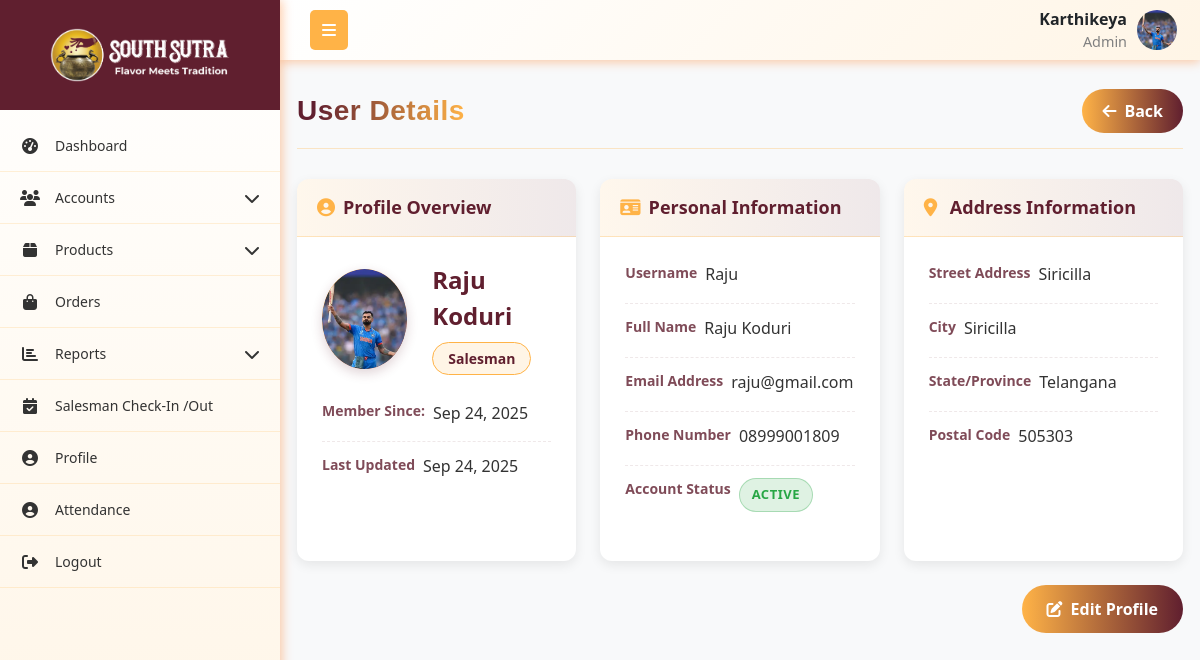
Page /view/user/5/ (signed in) on the committed database.
### App1/models.py (models this page shows, shortened)
class User(models.Model):
    role = models.ForeignKey(Role,on_delete=models.SET_NULL, null=True, related_name="role")
    username = models.CharField(max_length=255, unique=True)
    password = models.CharField(max_length=255)
    first_name = models.CharField(max_length=255)
    last_name = models.CharField(max_length=255)
    email = models.EmailField(unique=True)
    phone_number = models.CharField(max_length=15, unique=True)
    address = models.TextField()
    city = models.CharField(max_length=255)
    state = models.CharField(max_length=255)
    pincode = models.CharField(max_length=10)
    is_active = models.BooleanField(default=True)
    created_at = models.DateTimeField(auto_now_add=True)
    updated_at = models.DateTimeField(auto_now=True)
    profile_picture = models.ImageField(upload_to='profile_pictures/', null=True, blank=True)

class Role(models.Model):
    name = models.CharField(max_length=255, unique=True)
    created_at = models.DateTimeField(auto_now_add=True)
    updated_at = models.DateTimeField(auto_now=True)
    def __str__(self):
        return f"{self.name}"

### App1/views.py (the view)
# urls.py: path('view/user/<int:user_id>/', view_user, name='view_user'),
def view_user(request, user_id):
    current_user, role_permission = get_logged_in_user(request)
    if not current_user:
        return redirect('login')
    user = get_object_or_404(User, id=user_id)
    context = {
        'user': user,
        'current_user': current_user,
        'role_permission': role_permission
    }
    return render(request, 'accounts/view_user.html', context)

### App1/views.py (called while the page is built)
def get_logged_in_user(request):
    username = request.session.get('current_user')
    if not username:
        return None, None  # always return a tuple
    try:
        user = User.objects.get(username=username)
        try:
            role_permission = RolePermissions.objects.get(role=user.role)
        except RolePermissions.DoesNotExist:
            role_permission = None
        return user, role_permission
    except User.DoesNotExist:
        return None, None

### templates/accounts/view_user.html (shortened to what this page needs)
{% extends 'company_admin/base.html' %}
{% load static %}
{% block content %}
<div class="container-fluid mt-4 mb-5">
    <div class="user-header">
        <h1 class="user-title">User Details</h1>
        <button onclick="window.history.back()" class="close-btn">
            <i class="fas fa-arrow-left"></i> Back
        </button>
    </div>
    <div class="row g-4">
        <div class="col-lg-4 col-md-6 col-sm-12 d-flex">
            <div class="card mb-4 flex-grow-1">
                <div class="card-header"><i class="fas fa-user-circle me-2"></i>Profile Overview</div>
                <div class="card-body">
                    <div class="user-profile-header">
                        <div class="user-avatar">
                            {% if user.profile_picture %}
                                <img src="{{ user.profile_picture.url }}"
                                    alt="{{ user.get_full_name }}"
                                    class="profile-img">
                            {% else %}
                                <span>{{ user.first_name|first|upper }}{{ user.last_name|first|upper }}</span>
                            {% endif %}
                        </div>
                        <div>
                            <div class="user-name">{{ user.first_name }} {{ user.last_name }}</div>
                            <div class="user-role">{{ user.role }}</div>
                        </div>
                    </div>
                    <div class="info-item d-flex align-items-center">
                        <div class="info-label me-2">Member Since:</div>
                        <div class="info-value">{{ user.created_at|date:"M d, Y" }}</div>
                    </div>
                    <div class="info-item">
                        <div class="info-label">Last Updated</div>
                        <div class="info-value">{{ user.updated_at|date:"M d, Y" }}</div>
                    </div>
                </div>
            </div>
        </div>
        <div class="col-lg-4 col-md-6 col-sm-12 d-flex">
            <div class="card mb-4 flex-grow-1">
                <div class="card-header"><i class="fas fa-id-card me-2"></i>Personal Information</div>
                <div class="card-body">
                    <div class="info-item">
                        <div class="info-label">Username</div>
                        <div class="info-value">{{ user.username }}</div>
                    </div>
                    <div class="info-item">
                        <div class="info-label">Full Name</div>
                        <div class="info-value">{{ user.first_name }} {{ user.last_name }}</div>
                    </div>
                    <div class="info-item">
                        <div class="info-label">Email Address</div>
                        <div class="info-value">{{ user.email }}</div>
                    </div>
                    <div class="info-item">
                        <div class="info-label">Phone Number</div>
                        <div class="info-value">{{ user.phone_number|default:"Not provided" }}</div>
                    </div>
                    <div class="info-item">
                        <div class="info-label">Account Status</div>
                        <div class="info-value">
                            <span class="status-badge {% if user.is_active %}active{% else %}inactive{% endif %}">
                                {% if user.is_active %}Active{% else %}Inactive{% endif %}
                            </span>
                        </div>
                    </div>
                </div>
            </div>
        </div>
        <div class="col-lg-4 col-md-6 col-sm-12 d-flex">
            <div class="card mb-4 flex-grow-1">
                <div class="card-header"><i class="fas fa-map-marker-alt me-2"></i> Address Information</div>
                <div class="card-body">
                    <div class="info-item">
                        <div class="info-label">Street Address</div>
                        <div class="info-value">{{ user.address|default:"Not provided" }}</div>
                    </div>
                    <div class="info-item">
                        <div class="info-label">City</div>
                        <div class="info-value">{{ user.city|default:"Not provided" }}</div>
                    </div>
                    <div class="info-item">
                        <div class="info-label">State/Province</div>
                        <div class="info-value">{{ user.state|default:"Not provided" }}</div>
                    </div>
                    <div class="info-item">
                        <div class="info-label">Postal Code</div>
                        <div class="info-value">{{ user.pincode|default:"Not provided" }}</div>
                    </div>
                </div>
            </div>
        </div>
    </div>
    <div class="d-flex justify-content-end mt-4">
        <a href="{% url 'edit_user' user.id %}" class="btn btn-edit text-white">
            <i class="fas fa-edit"></i> Edit Profile
        </a>
    </div>
</div>
{% endblock content %}

### templates/company_admin/base.html (shortened to what this page needs)
{% load static %}
<!DOCTYPE html>
<html lang="en">
<head>
    <link href="https://cdnjs.cloudflare.com/ajax/libs/bootstrap/5.3.0/css/bootstrap.min.css" rel="stylesheet">
    <link href="https://cdnjs.cloudflare.com/ajax/libs/font-awesome/6.4.0/css/all.min.css" rel="stylesheet">
    <link rel="stylesheet" href="https://cdn.datatables.net/1.13.4/css/dataTables.bootstrap5.min.css">
    <link rel="stylesheet" href="https://cdn.datatables.net/responsive/2.4.1/css/responsive.bootstrap5.min.css">
    <link rel="stylesheet" href="{% static 'css/alert.css' %}">
</head>
<body>
    <nav class="top-navbar">
        <div class="navbar-container">
            <div class="navbar-left">
                <button class="sidebar-toggle" id="sidebarToggle">
                    <i class="fas fa-bars"></i>
                </button>
            </div>
            <div class="navbar-right me-2">
                <div class="navbar-user-info">
                    <span class="username">{{current_user.username}}</span>
                    <span class="role">{{current_user.role.name}}</span>
                </div>
                {% if current_user.profile_picture %}
                    <img src="{{ current_user.profile_picture.url }}"
                        alt="{{ current_user.get_full_name }}"
                        class="navbar-profile-img">
                {% else %}
                     <div class="navbar-profile-fallback">
                        {{ current_user.first_name|first|upper }}{{ current_user.last_name|first|upper }}
                    </div>
                {% endif %}
            </div>
        </div>
    </nav>
    <nav class="sidebar" id="sidebar">
        <div class="sidebar-logo-container">
            <img src="{% static 'images/logo.png' %}" alt="Company Logo"  class="logo">
        </div>
        <ul class="nav flex-column sidebar-nav">
            {% if role_permission.dashboard_v %}
            <li class="nav-item">
                <a class="nav-link" href="{% url 'dashboard' %}">
                    <i class="fas fa-tachometer-alt nav-icon"></i>
                    <span class="nav-text">Dashboard</span>
                </a>
            </li>
            {% endif %}
            {% if role_permission.roles_v or role_permission.users_v or role_permission.customer_v %}
            <li class="nav-item">
                <a class="nav-link" href="#">
                    <i class="fas fa-users nav-icon"></i>
                    <span class="nav-text">Accounts</span>
                    <i class="fas fa-chevron-down arrow"></i>
                </a>
            </li>
            {% endif %}
            {% if role_permission.category_v or role_permission.all_products_v or role_permission.daily_production_v or role_permission.inventory_v %}
            <li class="nav-item">
                <a class="nav-link" href="#">
                    <i class="fas fa-box nav-icon"></i>
                    <span class="nav-text">Products</span>
                    <i class="fas fa-chevron-down arrow"></i>
                </a>
            </li>
            {% endif %}
            {% if role_permission.orders_v %}
            <li class="nav-item">
                <a class="nav-link" href="{% url 'order_table' %}">
                    <i class="fas fa-shopping-bag nav-icon"></i>
                    <span class="nav-text">Orders</span>
                </a>
            </li>
            {% endif %}
            {% if role_permission.s_reports_v or role_permission.c_reports_v %}
            <li class="nav-item">
                <a class="nav-link" href="#">
                    <i class="fas fa-chart-bar nav-icon"></i>
                    <span class="nav-text">Reports</span>
                    <i class="fas fa-chevron-down arrow"></i>
                </a>
            </li>
            {% endif %}
            {% if current_user.role.name == 'Admin' %}
            <li class="nav-item">
                <a class="nav-link" href="{% url 'salesman_visit_list' %}">
                    <i class="fas fa-calendar-check nav-icon"></i>
                    <span class="nav-text">Salesman Check-In /Out</span>
                </a>
            </li>
            {% endif %}
            <li class="nav-item">
                <a class="nav-link" href="{% url 'profile' %}">
                    <i class="fas fa-user-circle nav-icon"></i>
                    <span class="nav-text">Profile</span>
                </a>
            </li>
            <li class="nav-item">
                <a class="nav-link" href="{% url 'attendance' %}">
                    <i class="fas fa-user-circle nav-icon"></i>
                    <span class="nav-text">Attendance</span>
                </a>
            </li>
            <li class="nav-item">
                <a class="nav-link" href="{% url 'logout' %}" onclick="return confirm('Are you sure?');" >
                    <i class="fas fa-sign-out-alt nav-icon"></i>
                    <span class="nav-text">Logout</span>
                </a>
            </li>
        </ul>
    </nav>
    <main class="main-content" id="mainContent">
        {% block content %}{% endblock %}
    </main>
</body>
</html>

### templates/company_admin/base.html (style rules this page uses)
:root { --primary-red: #601F2F; --primary-orange: #ffb347; --accent-yellow: #fc3; --light-orange: #fff5e6; --dark-red: #4a1824; --sidebar-width: 280px; --sidebar-collapsed: 60px; }
* { box-sizing: border-box; }
body { font-family: 'Segoe UI', Tahoma, Geneva, Verdana, sans-serif; background-color: #f8f9fa; margin: 0; padding: 0; overflow-x: hidden; }
.top-navbar { background: linear-gradient(135deg, white 0%, var(--light-orange) 100%); box-shadow: 0 2px 10px rgba(255, 106, 0, 0.35); position: fixed; top: 0; left: var(--sidebar-width); right: 0; z-index: 1030; height: 60px; padding: 0; transition: left 0.3s ease; }
.navbar-container { display: flex; align-items: center; justify-content: space-between; height: 100%; padding: 0 15px; max-width: 100%; }
.navbar-left { display: flex; align-items: center; flex-shrink: 0; }
.sidebar-toggle { background: var(--primary-orange); border: none; color: white; padding: 8px 12px; border-radius: 5px; margin-left: 15px; cursor: pointer; }
.navbar-right { flex-shrink: 0; display: flex; align-items: center; gap: 10px; }
.navbar-profile-img { width: 40px; height: 40px; border-radius: 50%; object-fit: cover; }
.navbar-user-info { display: flex; flex-direction: column; align-items: flex-end; }
.navbar-user-info .username { font-weight: 600; }
.navbar-user-info .role { font-size: 0.9rem; color: gray; }
.sidebar { position: fixed; top: 0; left: 0; height: 100vh; width: var(--sidebar-width); background: linear-gradient(180deg, white 0%, var(--light-orange) 100%); transform: translateX(0); transition: width 0.3s ease; z-index: 1040; overflow-y: auto; box-shadow: 2px 0 10px rgba(255, 106, 0, 0.35); display: flex; flex-direction: column; }
.sidebar-logo-container { display: flex; align-items: center; justify-content: center; height: 110px; width: 100%; background-color: #601F2F; margin-bottom: 10px; transition: opacity 0.3s, height 0.3s, margin-bottom 0.3s; }
.sidebar-logo-container .logo { width: 200px; height: auto; background: transparent; padding: 8px 10px; }
.sidebar:not(.collapsed) .sidebar-logo-container { opacity: 1; height: 110px; margin-bottom: 10px; }
.sidebar-nav { padding: 0; margin: 0; list-style: none; flex: 1 1 auto; }
.nav-item { border-bottom: 1px solid rgba(255, 179, 71, 0.2); }
.nav-link { color: #333; padding: 15px 20px; display: flex; align-items: center; text-decoration: none; transition: all 0.3s ease; position: relative; cursor: pointer; }
.nav-icon { width: 20px; margin-right: 15px; text-align: center; font-size: 16px; }
.nav-text { flex-grow: 1; font-size: 14px; }
.arrow { transition: transform 0.3s ease; margin-left: auto; }
.main-content { margin-top: 60px; padding: 5px; transition: margin-left 0.3s ease; min-height: calc(100vh - 60px); }
@media (min-width: 768px) { .sidebar { transform: translateX(0); top: 0; height: 100vh; } }
@media (min-width: 768px) { .main-content { margin-left: var(--sidebar-width); } }

### rows in the picture
User: username "Karthikeya", role.name "Admin", profile_picture (picture)
User: profile_picture (picture), first_name "Raju", last_name "Koduri", role "Salesman", created_at "Sep 24, 2025", updated_at "Sep 24, 2025", username "Raju", email "raju@gmail.com", phone_number "08999001809", address "Siricilla", city "Siricilla", state "Telangana", pincode "505303"
